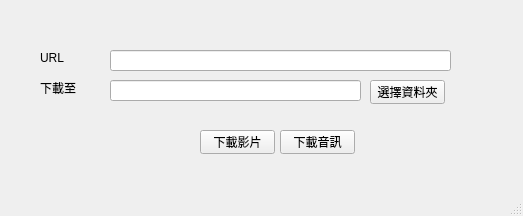
<?xml version="1.0" encoding="UTF-8"?>
<ui version="4.0">
 <class>MainWindow</class>
 <widget class="QMainWindow" name="MainWindow">
  <property name="geometry">
   <rect>
    <x>0</x>
    <y>0</y>
    <width>523</width>
    <height>216</height>
   </rect>
  </property>
  <property name="windowTitle">
   <string>MainWindow</string>
  </property>
  <widget class="QWidget" name="centralwidget">
   <widget class="QLineEdit" name="lineEdit">
    <property name="geometry">
     <rect>
      <x>110</x>
      <y>50</y>
      <width>341</width>
      <height>21</height>
     </rect>
    </property>
    <property name="text">
     <string/>
    </property>
   </widget>
   <widget class="QPushButton" name="pushButton">
    <property name="geometry">
     <rect>
      <x>200</x>
      <y>130</y>
      <width>75</width>
      <height>24</height>
     </rect>
    </property>
    <property name="text">
     <string>下載影片</string>
    </property>
   </widget>
   <widget class="QPushButton" name="pushButton_2">
    <property name="geometry">
     <rect>
      <x>280</x>
      <y>130</y>
      <width>75</width>
      <height>24</height>
     </rect>
    </property>
    <property name="text">
     <string>下載音訊</string>
    </property>
   </widget>
   <widget class="QLabel" name="label">
    <property name="geometry">
     <rect>
      <x>40</x>
      <y>50</y>
      <width>53</width>
      <height>16</height>
     </rect>
    </property>
    <property name="text">
     <string>URL</string>
    </property>
   </widget>
   <widget class="QLabel" name="label_2">
    <property name="geometry">
     <rect>
      <x>40</x>
      <y>80</y>
      <width>53</width>
      <height>16</height>
     </rect>
    </property>
    <property name="text">
     <string>下載至</string>
    </property>
   </widget>
   <widget class="QLineEdit" name="lineEdit_2">
    <property name="geometry">
     <rect>
      <x>110</x>
      <y>80</y>
      <width>251</width>
      <height>21</height>
     </rect>
    </property>
    <property name="text">
     <string/>
    </property>
   </widget>
   <widget class="QPushButton" name="pushButton_3">
    <property name="geometry">
     <rect>
      <x>370</x>
      <y>80</y>
      <width>75</width>
      <height>24</height>
     </rect>
    </property>
    <property name="text">
     <string>選擇資料夾</string>
    </property>
   </widget>
  </widget>
  <widget class="QMenuBar" name="menubar">
   <property name="geometry">
    <rect>
     <x>0</x>
     <y>0</y>
     <width>523</width>
     <height>22</height>
    </rect>
   </property>
  </widget>
  <widget class="QStatusBar" name="statusbar"/>
 </widget>
 <resources/>
 <connections/>
</ui>
